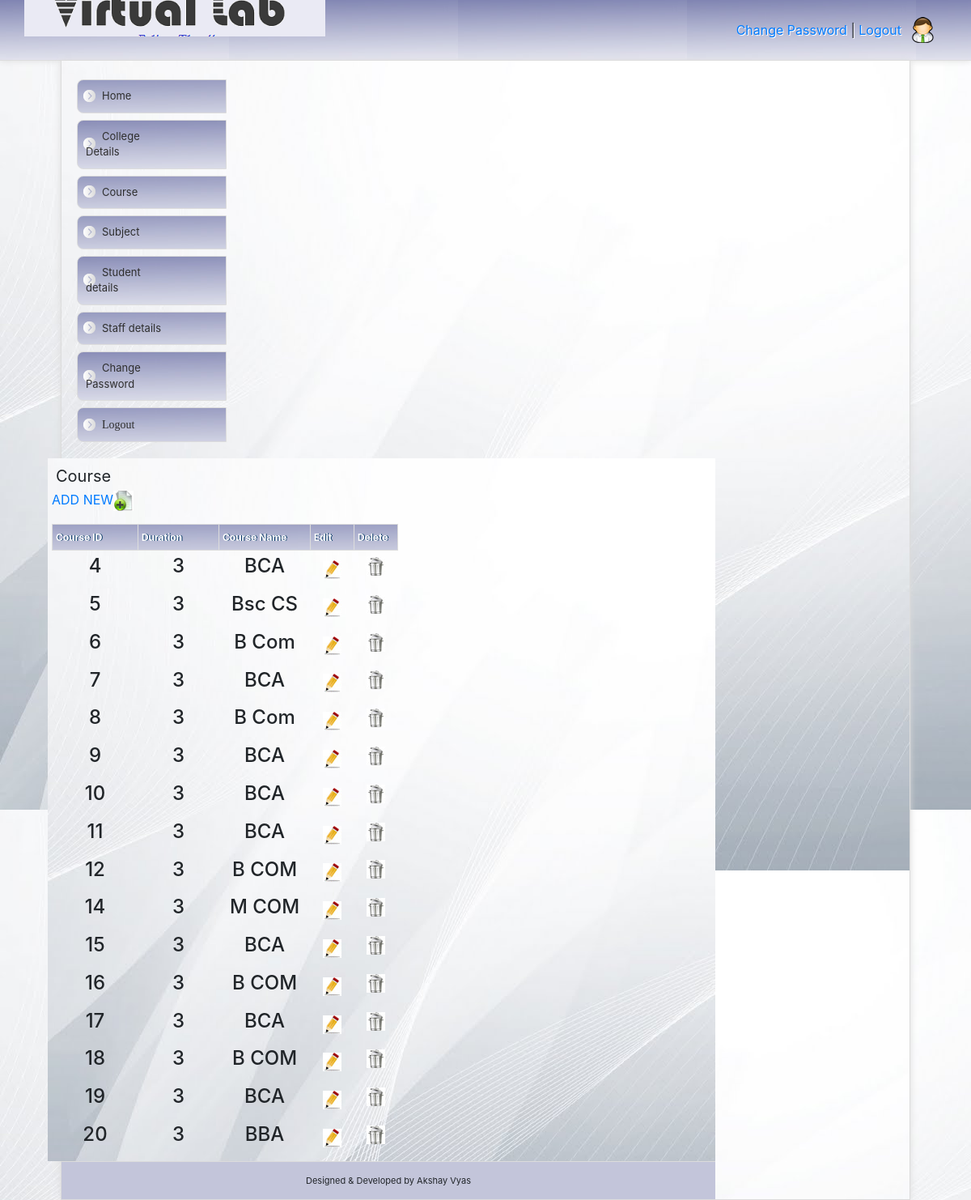
/login/admin/course_view.php (signed in), run on the app's committed database.
### tables this page shows
CREATE TABLE IF NOT EXISTS `course` (
  `course_id` int(100) NOT NULL AUTO_INCREMENT,
  `clg_id` int(30) NOT NULL,
  `duration` varchar(100) NOT NULL,
  `course_name` varchar(100) NOT NULL,
  `sem_id` int(100) NOT NULL,
  PRIMARY KEY (`course_id`)
);

### login/admin/course_view.php (the view, shortened to what this page needs)
<?php include('metatags.php');  ?>
<?php include('header.php');  ?>
<?php include('menu.php');  ?>
		<div id="rightContent">
	<h3>Course </h3>
	<p><a href="course_form.php">ADD NEW<img src="mos-css/img/addnew.jpeg"></a> </p>
<table width="690" height="128" border="3">
  <tr>
    <th width="106" class="data">Course ID</th>
    <th width="100" class="data">Duration</th>
    <th width="113" class="data">Course Name</th>
    <th width="54" class="data">Edit</th>
    <th width="54" class="data">Delete</th>
  </tr>
  <?php
  $cousql="select * from course ";
  $coures=mysql_query($cousql);
  while($courow=mysql_fetch_array($coures))
  {
  ?>
  <tr>
    <td><div align="center"><h4><?php echo $courow['course_id'];?></div></h4></td>
    <td><div align="center"><h4><?php echo $courow['duration'];?></div></h4></td>
    <td><div align="center"><h4><?php echo $courow['course_name'];?></div></h4></td>
    <td><div align="center"><a href="course_edit.php?id=<?php echo $courow['course_id'];?>"><img src="mos-css/img/edit.jpeg"></a></div></td>
    <td><div align="center"><h4><a href="course_delete.php?id=<?php echo $courow['course_id'];?>"><img src="mos-css/img/delete.jpeg"></a></div></td>
  </tr>
  <?php
  }
  ?>
</table>
</div>
<?php include('footer.php');  ?>

### login/admin/metatags.php (shortened to what this page needs)
<html>
<head>
<link rel="shortcut icon" href="stylesheet/img/devil-icon.png">
<link rel="stylesheet" type="text/css" href="mos-css/mos-style.css">
</head>

### login/admin/header.php (shortened to what this page needs)
<body>
<div id="header">
	<div class="inHeader">
		<div class="mosAdmin">
		<a href=""><a href="change pwd.php">Change Password</a> | <a href="../logout.php">Logout</a>
		</div>
	</div>
</div>

### login/admin/menu.php (shortened to what this page needs)
<div id="wrapper">
	<div id="leftBar">
	<ul>
		<li><a href="home.php">Home</a></li>
		<li><a href="clg_view.php">College Details</a></li>
		<li><a href="course_view.php">Course</a></li>
		<li><a href="subject_view.php">Subject</a></li>
		<li><a href="reg_view.php">Student details</a></li>
		<li><a href="user_reg_view.php">Staff details</a></li>
		<li><a href="change pwd.php">Change Password</a></li>
	    <li><a href="../logout.php" class="style1">Logout</a></li>
	</ul>
</div>

### login/admin/footer.php (shortened to what this page needs)
	<link rel="stylesheet" href="abc/bootstrap.min.css" media="screen">
<div id="footer">
	Designed & Developed by Akshay Vyas
</div>
</div>
</body>
</html>

### login/admin/mos-css/mos-style.css (style rules this page uses)
body { background: url(img/bg_kiri.jpg); margin: 0; padding: 0; font-family: Cursive; font-size: 15px; color: #2e2e2e; text-align: center; }
img { border: none; }
a { color: #527e19; text-decoration: none; }
table { border:none;font-size: 12px; width:auto; }
td { border:none; padding: 5px; }
th.data { padding: 8px 4px 8px 4px;border: 1px solid #dcdcdc; background: url(img/green.jpg)repeat left center;text-shadow: 1px 0px #003362;color: #fff }
#header { width: 100%; border-bottom: 1px solid #dcdcdc; background: url(img/green.jpg) repeat left; height: 75px; z-index: 1000; -moz-box-shadow: 0px 0px 8px #dcdcdc; -webkit-box-shadow: 0px 0px 8px #dcdcdc; }
.inHeader { float: center; background: url(img/logo.png) no-repeat left center; margin: auto; width: 95%; height: 45px; padding: 15px; border-right: 0px solid #dcdcdc; border-left: 0px solid #dcdcdc; }
.mosAdmin { float: right; border: 0px solid #dcdcdc; margin: 0 1px 0 auto; text-align: right; padding: 10px 40px 10px 10px; background: url(img/Administrator.png) no-repeat right center; text-shadow: 1px 1px #fff; }
#wrapper { width: 1050px; padding: 15px 240px 0 0; position: relative; border-left: 1px solid #dcdcdc; border-right: 1px solid #dcdcdc; border-bottom: 1px solid #dcdcdc; float: center; margin: auto; text-align: left; background: #fff url(img/bg_kiri.jpg) repeat-y; -moz-box-shadow: 0px 0px 8px #dcdcdc; -webkit-box-shadow: 0px 0px 8px #dcdcdc; }
#leftBar { width: 185px; float: left; padding: 0 0 20px 10px; border-right: 0px solid #dcdcdc; text-align: left; }
#leftBar ul { list-style: none;padding: 0; margin: 0;font-size: 13px; }
#leftBar ul li { width: 185px; background: url(img/icon-left.png) no-repeat left center, url(img/green.jpg) repeat left center; padding: 10px 0 10px 10px; margin-top: 8px;margin-left: 9px; border: 1px solid #dcdcdc; -moz-border-radius-topleft: 8px;-moz-border-radius-bottomleft: 8px; -webkit-border-top-left-radius: 8px;-webkit-border-bottom-left-radius: 8px; -o-border-top-left-radius: 8px;-o-border-bottom-left-radius: 8px; }
#leftBar ul li a { width: 100%; color: #2e2e2e; cursor: pointer; padding: 10px 65px 10px 20px; -webkit-transition: padding-left 250ms ease-out; -moz-transition: padding-left 250ms ease-out; -o-transition: padding-left 250ms ease-out; }
#rightContent { width: 825px; padding: 5px; float: right; border-left: 0px solid #dcdcdc; text-align: left; background: inherit; }
#rightContent h3 { font-size: 20px; font-weight: normal; padding: 0; margin: 5px; }
#footer { width: 100%; padding: 15px 0 15px 0; text-align: center; font-size: 11px; border-top: 1px solid #dcdcdc; background: #C3C5DA; }

### data on the page
course: course_id "4", duration "3", course_name "BCA"
course: course_id "5", duration "3", course_name "Bsc CS"
course: course_id "6", duration "3", course_name "B Com"
course: course_id "7", duration "3", course_name "BCA"
course: course_id "8", duration "3", course_name "B Com"
course: course_id "9", duration "3", course_name "BCA"
course: course_id "10", duration "3", course_name "BCA"
course: course_id "11", duration "3", course_name "BCA"
course: course_id "12", duration "3", course_name "B COM"
course: course_id "14", duration "3", course_name "M COM"
course: course_id "15", duration "3", course_name "BCA"
course: course_id "16", duration "3", course_name "B COM"
course: course_id "17", duration "3", course_name "BCA"
course: course_id "18", duration "3", course_name "B COM"
course: course_id "19", duration "3", course_name "BCA"
course: course_id "20", duration "3", course_name "BBA"
